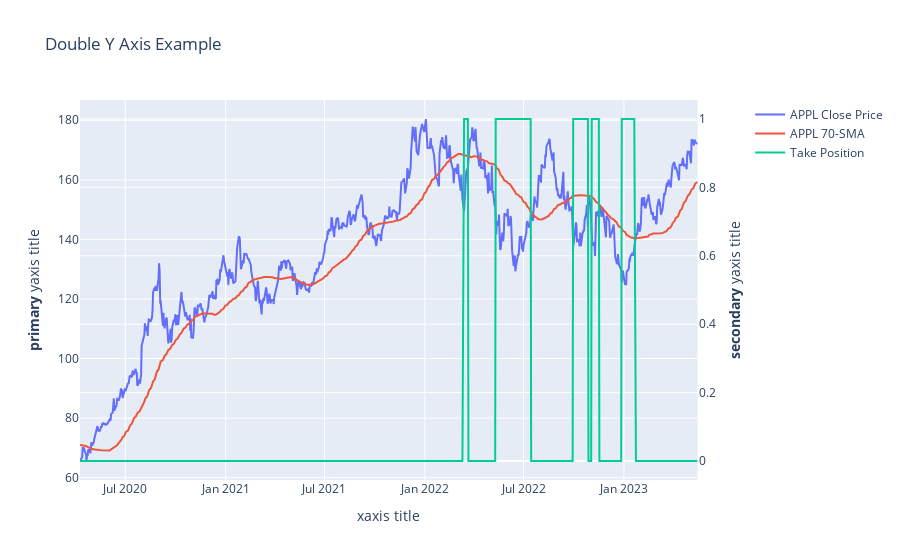

Source (notebook cell):
### Code cell
import plotly.graph_objects as go
from plotly.subplots import make_subplots

# Create figure with secondary y-axis
fig = make_subplots(specs=[[{"secondary_y": True}]])

# Add traces
fig.add_trace(
    go.Scatter(x=apple_70.index, y=apple_70['Close'], name="APPL Close Price"),
    secondary_y=False,
)

fig.add_trace(
    go.Scatter(x=apple_70.index, y=apple_70['SMA'], name="APPL 70-SMA"),
    secondary_y=False,
)


fig.add_trace(
    go.Scatter(x=apple_70.index, y=apple_70['position'], name="Take Position"),
    secondary_y=True,
)

# Add figure title
fig.update_layout(
    title_text="Double Y Axis Example"
)

# Set x-axis title
fig.update_xaxes(title_text="xaxis title")

# Set y-axes titles
fig.update_yaxes(title_text="<b>primary</b> yaxis title", secondary_y=False)
fig.update_yaxes(title_text="<b>secondary</b> yaxis title", secondary_y=True)

fig.show()

### Figure 1 — Plotly figure (JSON) as saved in the notebook; plotly's stock layout.template omitted (floating-point values rounded to 4 significant figures; data arrays with more than 128 entries replaced by an {"elided": "..."} marker saying what was removed)
{"data": [{"name": "APPL Close Price", "type": "scatter", "x": {"elided": "781 str values"}, "xaxis": "x", "y": {"elided": "781 float values"}, "yaxis": "y"}, {"name": "APPL 70-SMA", "type": "scatter", "x": {"elided": "781 str values"}, "xaxis": "x", "y": {"elided": "781 float values"}, "yaxis": "y"}, {"name": "Take Position", "type": "scatter", "x": {"elided": "781 str values"}, "xaxis": "x", "y": {"elided": "781 int values"}, "yaxis": "y2"}], "layout": {"title": {"text": "Double Y Axis Example"}, "xaxis": {"anchor": "y", "domain": [0, 0.94], "title": {"text": "xaxis title"}}, "yaxis": {"anchor": "x", "domain": [0, 1], "title": {"text": "<b>primary</b> yaxis title"}}, "yaxis2": {"anchor": "x", "overlaying": "y", "side": "right", "title": {"text": "<b>secondary</b> yaxis title"}}}}
